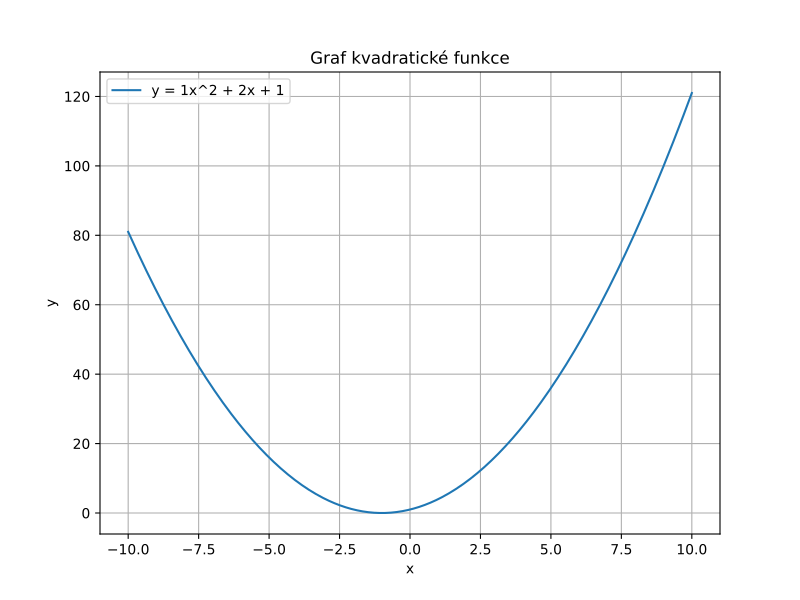

Reproduce this figure in Python.
# Kód nagenerován pomocí ChatGPT dotazem "Vykresli kvadratickou funkci v Pythonu."

import numpy as np
import matplotlib.pyplot as plt

def quadratic_function(x, a, b, c):
    return a*x**2 + b*x + c

# Koeficienty kvadratické funkce
a = 1
b = 2
c = 1

# Rozsah osy x
x = np.linspace(-10, 10, 400)

# Vypočítání hodnot funkce
y = quadratic_function(x, a, b, c)

# Vykreslení grafu
plt.figure(figsize=(8, 6))
plt.plot(x, y, label=f'y = {a}x^2 + {b}x + {c}')
plt.title('Graf kvadratické funkce')
plt.xlabel('x')
plt.ylabel('y')
plt.grid(True)
plt.legend()
plt.show()

# Výsledek uložen do souboru graf.pdf
